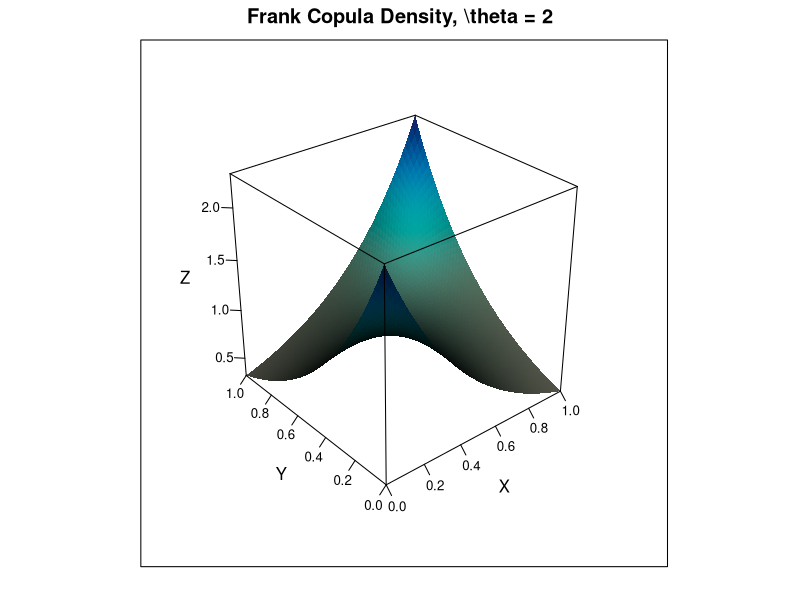

This chart was generated by the following R code:
rm(list = ls(all = TRUE))
#setwd("C:/...")


#install.packages("lattice")
library(lattice)

u = seq(0, 1, by = 0.02)
v = u
m = length(u) 
n = length(v)
U = matrix(rep(u, each = n), nrow = n)
V = matrix(rep(v, m), nrow = n)

p = 2

gcopuly = -p*(exp(-p*(U+V+1)) - exp(-p*(U+V)))/ ((exp(-p) + exp(-p*(U+V)) - exp(-p*U) - exp(-p*V))^2)

s = expand.grid(u = u, v = v)
wireframe(gcopuly ~ u*v, s, shade = TRUE, xlab = "X", ylab = "Y", zlab = "Z", 
    main = "Frank Copula Density, \\theta = 2", scales = list(arrows = FALSE))
